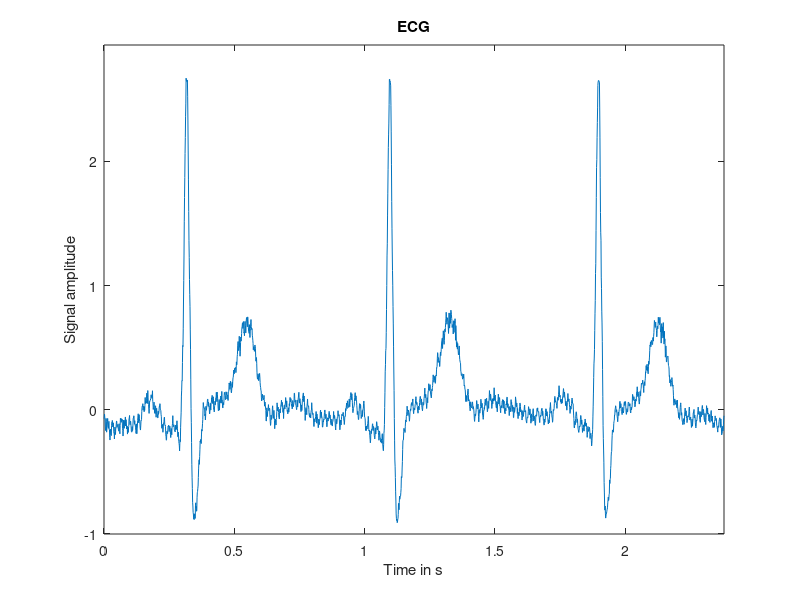
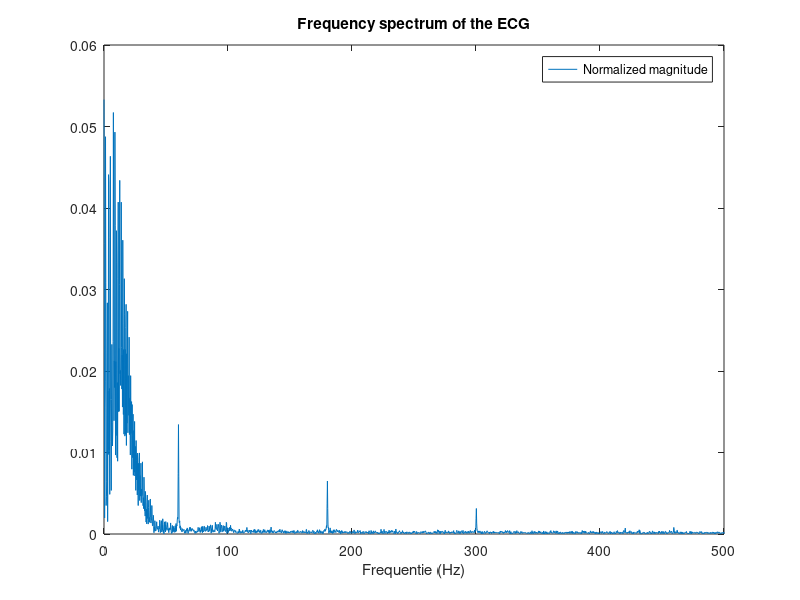
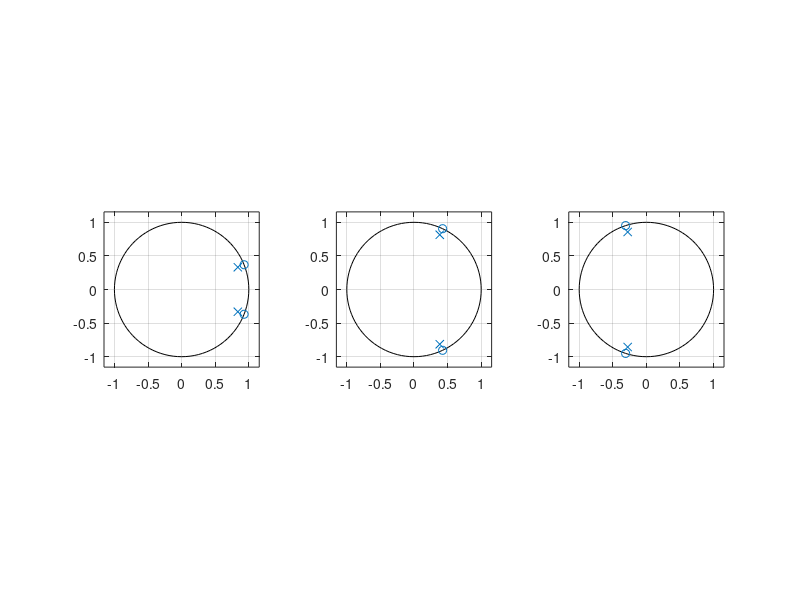
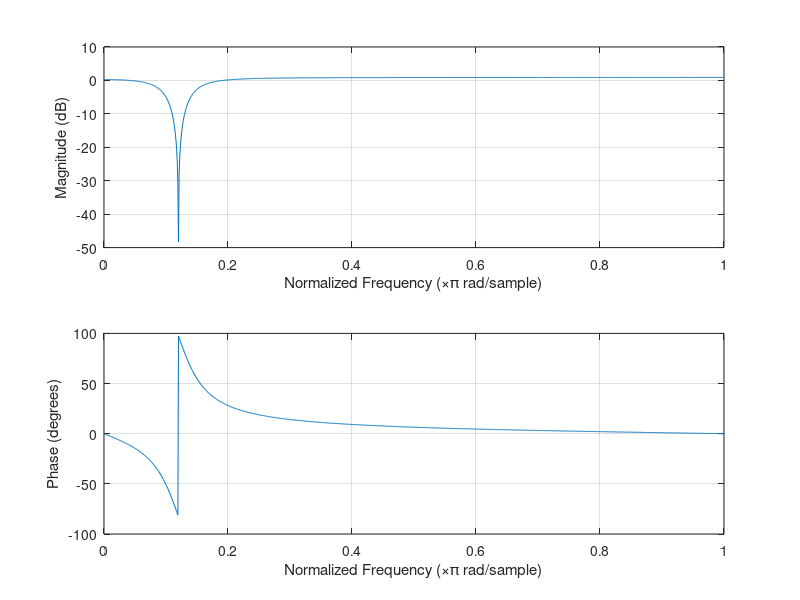

Write MATLAB code to recreate these figures, in order. (Note: this script raises an error after producing the figures.)
%{
mainecg.m
Autor: Laurens Le Jeune and Jonathan Luijsmans
%}

close all
%% 1)Give sample time domain signal:
%Signal of ecg1
signal = load('ecg.mat');
signal = signal.ecg;

%Sample frequency and period
fs = 1000;
Ts = 1/fs;

%Nyquist frequency
fn = fs / 2;

%Extrema and length of the raw signal
sig_max = max(signal);
sig_min = min(signal);
m = length(signal);
%Plot the signal in the time domain
totaltime = Ts*m;

time = linspace(0,totaltime,m);
plot(time,signal)
axis([0,totaltime,1.1*sig_min,1.1*sig_max]);
xlabel("Time in s");
ylabel("Signal amplitude");
title("ECG");

%% 2.a) Spectrum analysis:
figure

%Calculate the DFT of the signal using the FFT:
n=2^nextpow2(m); %Efficiently calculate FFT using N = power of 2 
X = fft(signal,n)/n; %MATLAB requires this get the correct amplitude
X_real = real(X); %Real component of the fft
X_imag = imag(X); %Imaginary component of the fft
X_abs = abs(X); %Absolute value of the fft

%Rescaling of the output:
%Rescaling based on reccomendations from
%https://nl.mathworks.com/help/matlab/ref/fft.html
f = fs*(0:(n/2))/n;
X_plot = X_abs(1:n/2+1);

%Plot the frequency spectrum
plot(f,X_plot)
title("Frequency spectrum of the ECG");
legend("Normalized magnitude");
xlabel("Frequentie (Hz)");

%% 2.b) Filter design
figure
%In the frequency spectrum, we powerline noise at 60Hz
%There appear to also be 2 harmonic compenents, at 180Hz(=3*60Hz) and at
%300Hz(=5*60Hz).
%We design 3 notch-filters to remove these 3 components.

%Define frequencies to be removed:
f0 = 60;
f1 = 3*f0;
f2 = 5*f0;

%Angles on the unit circle for these frequencies:
theta0 = (pi/fn) * f0;
theta1 = (pi/fn) * f1;
theta2 = (pi/fn) * f2;

a = 0.9; %Value defined in lab assignment.

%Values for a-and b-component of the IIR. For the derivation of the
%formula, please refer to the lab report.
b0 = [1 -2*cos(theta0) 1];
b1 = [1 -2*cos(theta1) 1];
b2 = [1 -2*cos(theta2) 1];

a0 = [1 -2*a*cos(theta0) a*a];
a1 = [1 -2*a*cos(theta1) a*a];
a2 = [1 -2*a*cos(theta2) a*a];

%Placement of these poles and zeros on the unit circle:
subplot(1,3,1);
zplane(b0,a0);
subplot(1,3,2);
zplane(b1,a1);
subplot(1,3,3);
zplane(b2,a2);

%% 4) Impulse and frequency response
%These will only be calculated for the first filter (for 60Hz)
figure
freqz(b0,a0,1024);
fvtool(b0,a0)

figure
impz(b0,a0);
%% 5)Filtering:
signal0 = filter(b0,a0,signal);
signal1 = filter(b1,a1,signal0);
signal2 = filter(b2,a2,signal1);

%Spectrum-analysis after filtering:
figure
X0 = abs(fft(signal0,n) / n);
X1 = abs(fft(signal1,n) / n);
X2 = abs(fft(signal2,n) / n);

X0 = X0(1:n/2+1);
X1 = X1(1:n/2+1);
X2 = X2(1:n/2+1);
subplot(4,1,1)
plot(f,X_plot)
subplot(4,1,2)
plot(f,X0)
subplot(4,1,3)
plot(f,X1)
subplot(4,1,4)
plot(f,X2)

%Time-domain signals:
figure

subplot(4,1,1)
plot(time,signal)
axis([0,totaltime,1.1*sig_min,1.1*sig_max]);
xlabel("Time in s");
ylabel("Signal amplitude");
title("Original ECG");

subplot(4,1,2)
plot(time,signal0)
axis([0,totaltime,1.1*sig_min,1.1*sig_max]);
xlabel("Time in s");
ylabel("Signal amplitude");
title("ECG with 60Hz notch filter");

subplot(4,1,3)
plot(time,signal1)
axis([0,totaltime,1.1*sig_min,1.1*sig_max]);
xlabel("Time in s");
ylabel("Signal amplitude");
title("ECG with 60Hz and 180Hz notch filter");

subplot(4,1,4)
plot(time,signal2)
axis([0,totaltime,1.1*sig_min,1.1*sig_max]);
xlabel("Time in s");
ylabel("Signal amplitude");
title("ECG with 60H, 180Hz and 300Hz notch filter");

%% 7)Resample
%The highest useful frequency:
f_useful = 40;  %40 provides a good result
%The corresponding new sample frequency:
fs_new = 2 * f_useful;

%Find decimation and interpolation values:
proportion = fs_new / fs;
[I,D] = findInterpolationDecimation(proportion,3);
I = double(I);
D = double(D);

%For any resampling, first do the interpolation
resampledSignal = upsample(signal,I);


%Next, use a low pass filter to prevent aliasing
%1) Calculated stopband frequencies for I and D:
fs_I = fs * I;          %Sample frequency after interpolation: Fy = Fx * I
fn_I = fs_I / (2*I);    %Stopband frequency of the new signal = Fy / (2I)
fs_D = fs_I / D;        %Sample frequency after decimation: Fy = Fx / D
fn_D = fs_D / 2;            %Stoband frequency of the new signal = Fy / 2

%The required minimal stopband frequency then is:
fstop = min(fn_I,fn_D);
df = 5;                %Transition band width in Hz
                       %This gives a cutoff frequency of:
wc = (fstop + (fstop - df)) / fs_I * pi;

%The low pass filters needs to be a IIR filter.
%For the formula, please refer to the lab report:
Ts_I = 1 / fs_I;
Ohm = (2 / Ts_I) * tan(wc / 2);
b = [Ohm * Ts_I, Ohm * Ts_I];
a = [Ohm * Ts_I + 2, Ohm * Ts_I - 2];
fvtool(b,a);

resampledSignal = filter(b,a,resampledSignal);
resampledSignal = downsample(resampledSignal,D);

figure
subplot(2,1,1)
plot(time,signal)
axis([0,totaltime,1.1*sig_min,1.1*sig_max]);
xlabel("Time in s");
ylabel("Signal amplitude");
title("Original ECG");

subplot(2,1,2)
totalTime2 = 1/fs_new * length(resampledSignal);
time2 = linspace(0,totalTime2,length(resampledSignal));
plot(time2,resampledSignal)
axis([0,totalTime2,1.1*min(resampledSignal),1.1*max(resampledSignal)]);
xlabel("Time in s");
ylabel("Signal amplitude");
title("Downsampled ECG");

n2=2^nextpow2(length(resampledSignal)); %Efficiently calculate FFT using N = power of 2 
X_res = fft(resampledSignal,n2)/n2; %MATLAB requires this get the correct amplitude
X_res = abs(X_res); %Absolute value of the fft

f2 = fs_new*(0:(n2/2))/n2;
X_res = X_res(1:n2/2+1);
figure
plot(f2,X_res)
xlabel("Frequency in Hz");
ylabel("Normalized magnitude");
title("Frequency spectrum after resampling");